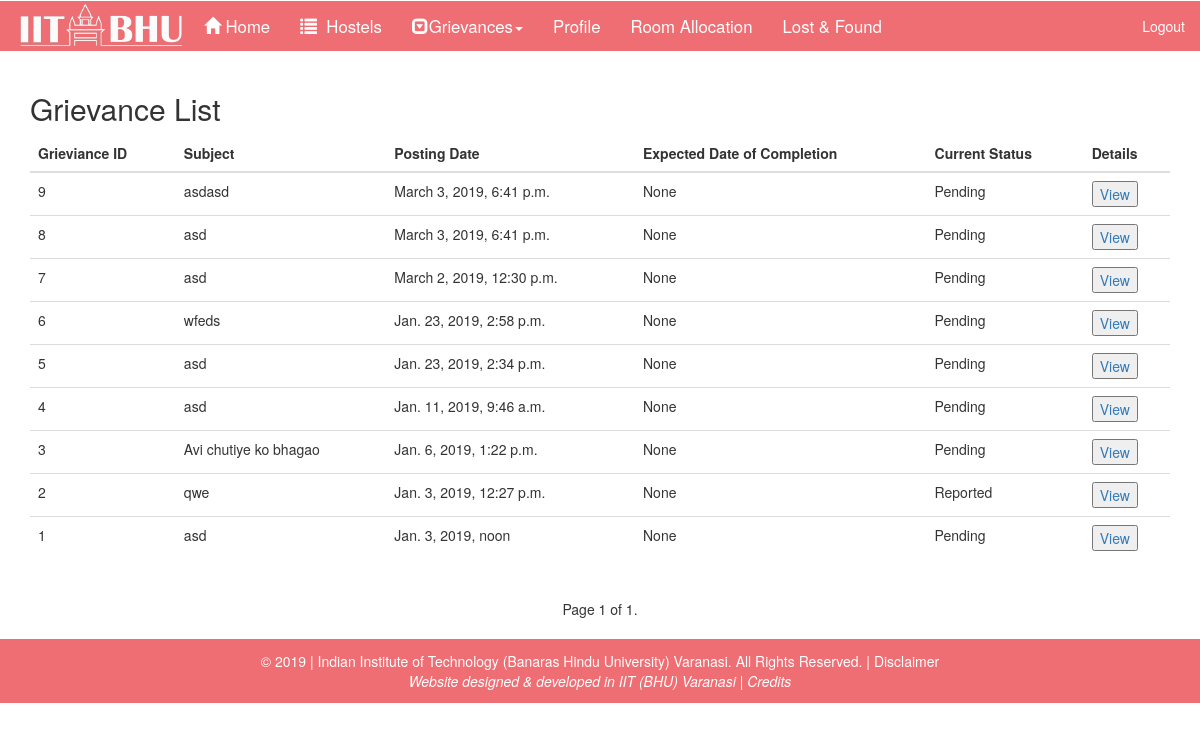
/student/grievances/ (signed in), run on the app's committed database.
### Student/models.py (models this page shows, shortened)
class Grievance(models.Model):
    user = models.ForeignKey(User, on_delete=models.CASCADE, null=True)
    hostel = models.ForeignKey(Hostel, on_delete=models.CASCADE, null=True)
    category = models.ForeignKey(GrievanceCategory, on_delete=models.CASCADE, null=True, blank=True)
    subject = models.CharField('Subject', max_length=200, blank=True)
    date  = models.DateTimeField(null=False,blank=True,default=datetime.now())
    description = models.CharField('Description', max_length=1000, blank=True)
    expected_date = models.DateField(null=True,blank=True)
    status = models.CharField(max_length=200,default='Pending')
    comment = models.CharField(max_length=500,null=True,blank=True)

### Student/views.py (the view)
# urls.py: url(r'^student/grievances/$', views.ViewStudentGrievances, name='viewstudentgrievances'),
def ViewStudentGrievances(request):
	if not request.user.is_authenticated:
		messages.error(request, "Please login to continue")
		return redirect('/student/login/')
	isadmin = checkadmin(request)
	if isadmin:
		return redirect('/')
	grievances = Grievance.objects.all().order_by('-date')
	paginator = Paginator(grievances, 25)
	page = request.GET.get('page')
	if not page:
		page = 1
	grievancelist = paginator.page(page)
	return render(request, 'student/grievances.html', {
		"grievances" : grievancelist,
		"isadmin" : isadmin,
		})

### Student/views.py (called while the page is built)
def checkadmin(request):
	isadmin = False
	if(request.user.is_authenticated):
		try:
			hostelprofile = HostelProfile.objects.get(user=request.user)
			isadmin = True
		except:
			isadmin = False
	return isadmin

### Student/templates/student/grievances.html (shortened to what this page needs)
{% load static from staticfiles %}
<!DOCTYPE html>
<html lang="en">
<head>
</head>
<body>
  {% include 'student/home_page_navbar.html' %}
  {% block body %}
<div class="container">
  <h2>Grievance List</h2>
  <div class="table-responsive">
            <table class="table">
                    <thead>
                        <tr>
                            <th>Grieviance ID</th>
                            <th>Subject</th>
                            <th>Posting Date</th>
                            <th>Expected Date of Completion</th>
                            <th>Current Status</th>
                            <th>Details</th>
                        </tr>
                    </thead>
                    <tbody>
                        {% for query in grievances %}
                        <tr>
                            <td>{{ query.pk }}</td>
                            <td>{{ query.subject }}</td>
                            <td>{{ query.date }}</td>
                            <td>{{ query.expected_date }}</td>
                            <td>{{ query.status }}</td>
                            <td><a href="/hostel/grievance/{{query.pk}}/"><button>View</button></a></td>
                        </tr>
                        {% endfor %}
                    </tbody>
                </table>
  </div>
</div>
<center>
<div class="pagination">
    <span class="step-links">
        <span class="current">
            Page {{ grievances.number }} of {{ grievances.paginator.num_pages }}.
        </span>
    </span>
</div>
</center>
</body>
{% endblock %}
{% include 'student/footer.html' %}

### Student/templates/student/home_page_navbar.html (style rules this page uses)
html { scroll-behavior: smooth; font-size: 120%; }

### data on the page
Grievance: pk "9", subject "asdasd", date "March 3, 2019, 6:41 p.m.", expected_date "None", status "Pending"
Grievance: pk "8", subject "asd", date "March 3, 2019, 6:41 p.m.", expected_date "None", status "Pending"
Grievance: pk "7", subject "asd", date "March 2, 2019, 12:30 p.m.", expected_date "None", status "Pending"
Grievance: pk "6", subject "wfeds", date "Jan. 23, 2019, 2:58 p.m.", expected_date "None", status "Pending"
Grievance: pk "5", subject "asd", date "Jan. 23, 2019, 2:34 p.m.", expected_date "None", status "Pending"
Grievance: pk "4", subject "asd", date "Jan. 11, 2019, 9:46 a.m.", expected_date "None", status "Pending"
Grievance: pk "3", subject "Avi chutiye ko bhagao", date "Jan. 6, 2019, 1:22 p.m.", expected_date "None", status "Pending"
Grievance: pk "2", subject "qwe", date "Jan. 3, 2019, 12:27 p.m.", expected_date "None", status "Reported"
Grievance: pk "1", subject "asd", date "Jan. 3, 2019, noon", expected_date "None", status "Pending"

### other printed values
{{ grievances.number }} "1"
{{ grievances.paginator.num_pages }} "1"
